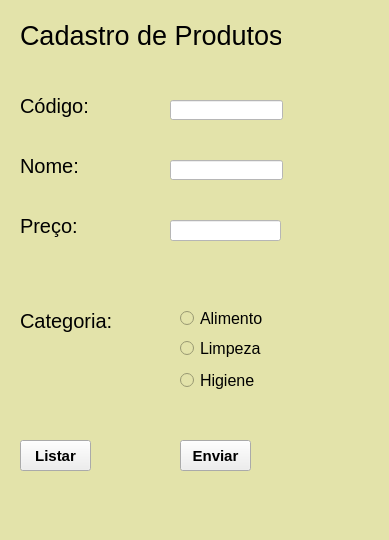
<?xml version="1.0" encoding="UTF-8"?>
<ui version="4.0">
 <class>MainWindow</class>
 <widget class="QMainWindow" name="MainWindow">
  <property name="geometry">
   <rect>
    <x>0</x>
    <y>0</y>
    <width>389</width>
    <height>540</height>
   </rect>
  </property>
  <property name="windowTitle">
   <string>MainWindow</string>
  </property>
  <property name="styleSheet">
   <string notr="true">background-color: rgb(227, 227, 170)
</string>
  </property>
  <widget class="QWidget" name="centralwidget">
   <widget class="QLabel" name="label">
    <property name="geometry">
     <rect>
      <x>20</x>
      <y>10</y>
      <width>261</width>
      <height>51</height>
     </rect>
    </property>
    <property name="font">
     <font>
      <pointsize>20</pointsize>
     </font>
    </property>
    <property name="text">
     <string>Cadastro de Produtos</string>
    </property>
   </widget>
   <widget class="QLabel" name="label_2">
    <property name="geometry">
     <rect>
      <x>20</x>
      <y>90</y>
      <width>71</width>
      <height>31</height>
     </rect>
    </property>
    <property name="font">
     <font>
      <pointsize>15</pointsize>
     </font>
    </property>
    <property name="text">
     <string>Código:</string>
    </property>
   </widget>
   <widget class="QLabel" name="label_3">
    <property name="geometry">
     <rect>
      <x>20</x>
      <y>150</y>
      <width>61</width>
      <height>31</height>
     </rect>
    </property>
    <property name="font">
     <font>
      <pointsize>15</pointsize>
     </font>
    </property>
    <property name="text">
     <string>Nome:</string>
    </property>
   </widget>
   <widget class="QLabel" name="label_4">
    <property name="geometry">
     <rect>
      <x>20</x>
      <y>210</y>
      <width>61</width>
      <height>31</height>
     </rect>
    </property>
    <property name="font">
     <font>
      <pointsize>15</pointsize>
     </font>
    </property>
    <property name="text">
     <string>Preço:</string>
    </property>
   </widget>
   <widget class="QLineEdit" name="lineEdit">
    <property name="geometry">
     <rect>
      <x>170</x>
      <y>100</y>
      <width>113</width>
      <height>20</height>
     </rect>
    </property>
    <property name="styleSheet">
     <string notr="true">background-color: rgb(255, 255, 255);</string>
    </property>
   </widget>
   <widget class="QLineEdit" name="lineEdit_2">
    <property name="geometry">
     <rect>
      <x>170</x>
      <y>160</y>
      <width>113</width>
      <height>20</height>
     </rect>
    </property>
    <property name="styleSheet">
     <string notr="true">background-color: rgb(255, 255, 255);</string>
    </property>
   </widget>
   <widget class="QLineEdit" name="lineEdit_3">
    <property name="geometry">
     <rect>
      <x>170</x>
      <y>220</y>
      <width>111</width>
      <height>21</height>
     </rect>
    </property>
    <property name="styleSheet">
     <string notr="true">background-color: rgb(255, 255, 255);</string>
    </property>
   </widget>
   <widget class="QRadioButton" name="radioButton">
    <property name="geometry">
     <rect>
      <x>180</x>
      <y>310</y>
      <width>82</width>
      <height>17</height>
     </rect>
    </property>
    <property name="font">
     <font>
      <pointsize>12</pointsize>
     </font>
    </property>
    <property name="text">
     <string>Alimentos</string>
    </property>
   </widget>
   <widget class="QRadioButton" name="radioButton_2">
    <property name="geometry">
     <rect>
      <x>180</x>
      <y>340</y>
      <width>82</width>
      <height>17</height>
     </rect>
    </property>
    <property name="font">
     <font>
      <pointsize>12</pointsize>
     </font>
    </property>
    <property name="text">
     <string>Limpeza</string>
    </property>
   </widget>
   <widget class="QRadioButton" name="radioButton_3">
    <property name="geometry">
     <rect>
      <x>180</x>
      <y>370</y>
      <width>81</width>
      <height>21</height>
     </rect>
    </property>
    <property name="font">
     <font>
      <pointsize>12</pointsize>
     </font>
    </property>
    <property name="text">
     <string>Higiene</string>
    </property>
   </widget>
   <widget class="QLabel" name="label_5">
    <property name="geometry">
     <rect>
      <x>20</x>
      <y>300</y>
      <width>91</width>
      <height>41</height>
     </rect>
    </property>
    <property name="font">
     <font>
      <pointsize>15</pointsize>
     </font>
    </property>
    <property name="text">
     <string>Categoria:</string>
    </property>
   </widget>
   <widget class="QPushButton" name="pushButton">
    <property name="geometry">
     <rect>
      <x>180</x>
      <y>440</y>
      <width>71</width>
      <height>31</height>
     </rect>
    </property>
    <property name="font">
     <font>
      <pointsize>11</pointsize>
      <weight>75</weight>
      <bold>true</bold>
     </font>
    </property>
    <property name="styleSheet">
     <string notr="true">background-color: rgb(238, 238, 238);</string>
    </property>
    <property name="text">
     <string>Enviar</string>
    </property>
   </widget>
   <widget class="QPushButton" name="pushButton_2">
    <property name="geometry">
     <rect>
      <x>20</x>
      <y>440</y>
      <width>71</width>
      <height>31</height>
     </rect>
    </property>
    <property name="font">
     <font>
      <pointsize>11</pointsize>
      <weight>75</weight>
      <bold>true</bold>
     </font>
    </property>
    <property name="styleSheet">
     <string notr="true">background-color: rgb(238, 238, 238);</string>
    </property>
    <property name="text">
     <string>Listar</string>
    </property>
   </widget>
  </widget>
  <widget class="QMenuBar" name="menubar">
   <property name="geometry">
    <rect>
     <x>0</x>
     <y>0</y>
     <width>389</width>
     <height>21</height>
    </rect>
   </property>
  </widget>
  <widget class="QStatusBar" name="statusbar"/>
 </widget>
 <resources/>
 <connections/>
</ui>
